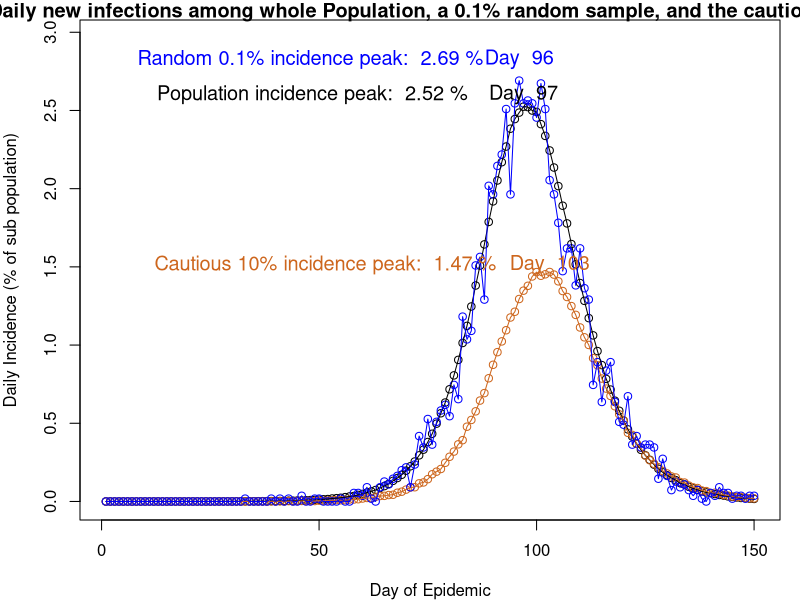

This figure's R source: (Note: a time limit stopped this script after it produced the figure.)
#### README
#### Section 1 contains a covid simulation definition, a util for running the
####           simulation k times (whilst also computing some interesting
####           statistics), and also some plotting utils
#### Section 2 performs the simulations (also where simulation parameters are defined), produces visualizations,
####           and comments on how we can compare our results to inferences made from the ZOE dataset

##### Section 1

covid_model <- function(params) {
  ### FUNCTION: Simulates an epidemic for num_days for a population of size n
  ### Input: params list containing n: population, lambda: overall viral infectivity parameter,
  ### num_days: number of days to run the model, ni: initially infected
  ### Output: No of daily new infections for pop n, for 0.1% random sample 
  ### and 'cautious' lowest 10% of betas (as number and proportion of overall population)
  
  n <- params$n ; lambda <- params$lambda ; num_days <- params$num_days ; ni <- params$ni
  
  beta <- rlnorm(n, 0, 0.5) # Initialise individual betas
  beta <- beta/mean(beta) # standardising betas to have mean 1 over population
  
  # Notation: (S)usceptible = 0, (E)xposed = 1, (I)nfected = 2, and (R)ecovered/transition to serious disease = 3
  pop <- rep(0,n) # Initialise susceptible state for entire population
  
  pop[sample(1:n, ni)] <- 1 # randomly expose ni people in population
  
  lowest_beta <- beta <= quantile(beta, probs = 0.1) # find cautious 10%
  
  rand_0.1p <- sample(n, n*0.001) # picking random 0.1% sample of population
  
  e_to_i <- 1/3 # probability person moves from state exposed to infected
  i_to_r <- 1/5 # probability person moves from state infected to recovered
  
  n_I <- n_beta <- n_rand <- rep(0,num_days)
  
  for (i in 2:num_days){ # simulation of model over days 2 to t
    
    #### Start of day - initialize probabilities
    
    u <- runif(n) # generate chance of moving to next state in day i
    s_to_e <- lambda * beta * sum(beta[pop==2]) # generate individual prob of moving from S to E (from day i to j)
    
    #### Moving between states during day
    
    # newly infecteds are just the people who will move from state E to I
    
    newly_infected <- pop==1&u<e_to_i
    pop[pop==2&u<i_to_r] <- 3 # move people from I to R
    pop[newly_infected] <- 2  # move people from E to I
    pop[pop==0&u<s_to_e] <- 1 # move people from S to E
    
    #### End of day counts
    
    n_I[i] <- sum(newly_infected)
    n_beta[i] <- sum(newly_infected[lowest_beta])
    n_rand[i] <- sum(newly_infected[rand_0.1p])
    
  }
  
  list(new_inf = n_I,
       new_inf_betas = n_beta,
       new_inf_sample = n_rand,
       new_inf_std = n_I/n, # new infection rate of entire population
       new_inf_betas_std = n_beta/sum(beta <= quantile(beta, probs = 0.1)), # new infection rate of bottom 10% beta
       new_inf_sample_std = n_rand/(0.001*n)  # new infection rate of 0.1% random sample
  )
}

simulate_epidemic_k_times <- function(k, params){
  ### FUNCTION Simulates epidemic model k times
  ### Input: k; number of times to simulate model, params; same as covid_model params
  ### Output: No of daily new infections for pop n, for 0.1% random sample 
  ### and 'cautious' lowest 10% of betas (as number and proportion of overall population)
  ### A Vector of peak days across population, cautious 10% and random sample
  ### A Vector of number of days epidemic affected >1% of population, cautious 10% and random sample
  
  epi_list<- list() # to record k simulations
  peak_all <- peak_beta <- peak_rand <- rep(0,k) # to store times of epidemic peak over the k simulations
  num_bad_days_all <- num_bad_days_beta <- num_bad_days_rand <- rep(0, k) # number of days where the epidemic affected 1% of sub population
  
  for (i in 1:k){
    model <- covid_model(params)
    epi_list[[i]] <- model
    
    peak_all[i] <- which(model$new_inf == max(model$new_inf))[1] # finding peak day for all pop, beta pop and random pop
    peak_beta[i] <- which(model$new_inf_betas == max(model$new_inf_betas))[1]
    peak_rand[i] <- which(model$new_inf_sample == max(model$new_inf_sample))[1]
    
    num_bad_days_all[i] <- sum(model$new_inf_std > 0.01) # calculating length of epidemic (as defined above)
    num_bad_days_beta[i] <- sum(model$new_inf_betas_std > 0.01)
    num_bad_days_rand[i] <- sum(model$new_inf_sample_std > 0.01)
  }
  epi_list <- c(epi_list, list(peak_all, peak_beta, peak_rand, num_bad_days_all, num_bad_days_beta, num_bad_days_rand))
  names(epi_list) <- c(1:k, "peak_all", "peak_beta", "peak_rand", "num_bad_days_all", "num_bad_days_beta", "num_bad_days_rand")
  
  epi_list
}

plot_covid_model_graphs <- function(epi, labels = TRUE) {
  ### FUNCTION plot_covid_model_graphs creates plots showing daily infections over t days across the whole population, the cautious 10% and a 0.1% random sample
  ### Input: epi: covid_model output
  ### Output: A standardized plot comparing daily infections across the whole population, the cautious 10% and the 0.1% random sample
  
  # converting to %
  pop <- epi$new_inf_std*100
  beta <- epi$new_inf_betas_std*100
  rand <- epi$new_inf_sample_std*100
  
  # get peak day of epidemic amongst sub populations
  # if there are multiple peaks, just take the first
  peak_pop <- which(pop == max(pop))[1]
  peak_beta <- which(beta == max(beta))[1]
  peak_rand <- which(rand == max(rand))[1]
  
  plot(pop, # plotting points for daily population infections (in %)
       ylim=c(0,max(pop, beta, rand)*1.1), # limit of y axis: largest of max infection plus room for visual purposes
       xlab=if(labels){"Day of Epidemic"}else{""},ylab=if(labels){"Daily Incidence (% of sub population)"}else{""}) # setting axes title's
  
  points(beta, col="chocolate3"); points(rand, col= "blue") # plotting daily infections for cautious 10%
  lines(pop); lines(beta, col="chocolate3"); lines(rand, col= "blue") # and random 0.1% sample (in %)
  
  if(labels){ # option to turn off title and text on plots, default is on
    title(main = "Daily new infections among whole Population, a 0.1% random sample, and the cautious 10%")
    
    text(y = max(pop)*1.03, x = peak_pop, paste("Day ", peak_pop), cex = 1.2) # highlight day of peak infections
    text(y = max(beta)*1.03, x = peak_beta, paste("Day ", peak_beta), cex = 1.2, col="chocolate3")
    text(y = max(rand)*1.05, x = peak_rand, paste("Day ", peak_rand), cex = 1.2, col= "blue")
    
    text(y = max(pop)*1.03, x = peak_pop*.5, paste("Population incidence peak: ", round(max(pop),2),"%"), cex = 1.2) # displaying peak daily infections
    text(y = max(beta)*1.03, x = peak_beta*.5, paste("Cautious 10% incidence peak: ", round(max(beta),2),"%"), cex = 1.2, col="chocolate3")
    text(y = max(rand)*1.05, x = peak_rand*.5, paste("Random 0.1% incidence peak: ", round(max(rand),2),"%"), cex = 1.2, col= "blue")
  }
}

plot_boxplots <- function(entire, beta, rand, title) {
  ### FUNCTION create box plots on a single page for our 3 sub populations of interest
  ### Input: entire: vector of data for entire population, beta:   vector of data for cautious 10%
  # rand:   vector of data for random 0.1% sample
  
  par(mfcol=c(1,3), oma=c(2, 0, 2, 0))
  ymin <- min(entire, beta, rand)
  ymax <- max(entire, beta, rand)
  ylim <- c(ymin, ymax)
  boxplot(entire, xlab="Entire Population",  ylim=ylim)
  boxplot(beta,   xlab="Cautious 10%",       ylim=ylim, col = "chocolate3")
  boxplot(rand,   xlab="0.1% Random Sample", ylim=ylim, col = "blue")
  title(main=title, outer=TRUE)
}

##### Section 2: Analysis of Epidemic model and Results
n <- 5.5e+6
params <- list(n = n, lambda = 0.4/n, num_days = 150, ni = 10)

# Run the model once, plotting graph which shows how daily infection 
# trajectories differ between our three sub populations of interest

epi <- covid_model(params)
par(mfcol=c(1,1),mar=c(4,4,1,1))
plot_covid_model_graphs(epi)

# Run the model another 10 times in order to visualise the variability between simulations.

epi_list <- simulate_epidemic_k_times(k = 10, params)

# here we produce 10 plots similar to the single run,
par(mfcol=c(5,2),mar=c(4,4,1,1))
for (i in 1:10){
  plot_covid_model_graphs(epi_list[[i]], labels = FALSE)
}
title(main="Epidemic over 10 simulations: Daily Incidence (% of sub population) vs Day of Epidemic", outer=TRUE)

plot_boxplots(epi_list[["peak_all"]], epi_list[["peak_beta"]], epi_list[["peak_rand"]], #show how the peak days were distributed,
              title="Variation of epidemic peak day among each sub population")
# boxplots show that epidemic peak occurred later for cautious 10% compared to rest (i.e. a lag in timing)

plot_boxplots(epi_list[["num_bad_days_all"]], epi_list[["num_bad_days_beta"]], #show how the length of the epidemics were distributed.
              epi_list[["num_bad_days_rand"]], # defined length of epidemic as number of days more than 1 percent of pop were affected
              title="Variation in the number of days where the epidemic affected more than 1% of each sub population")
# boxplots show much shorter epidemics for cautious 10% compared to rest
